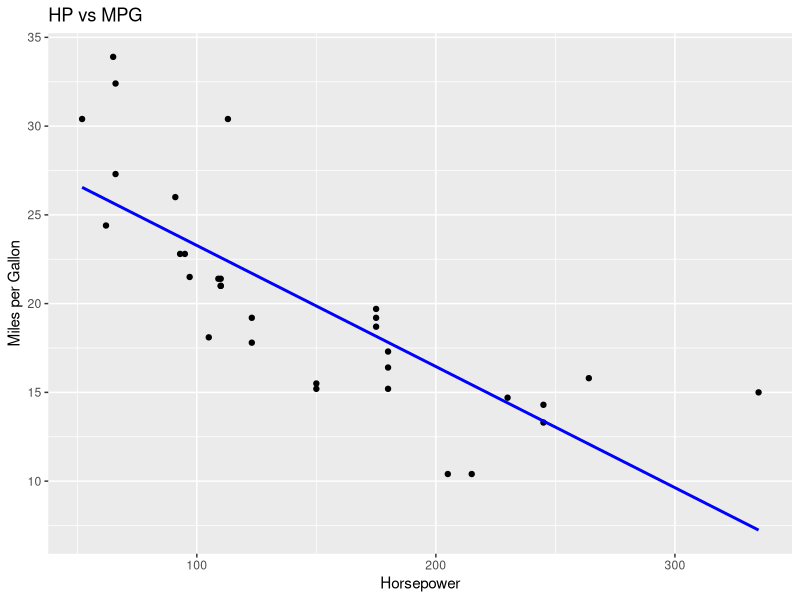
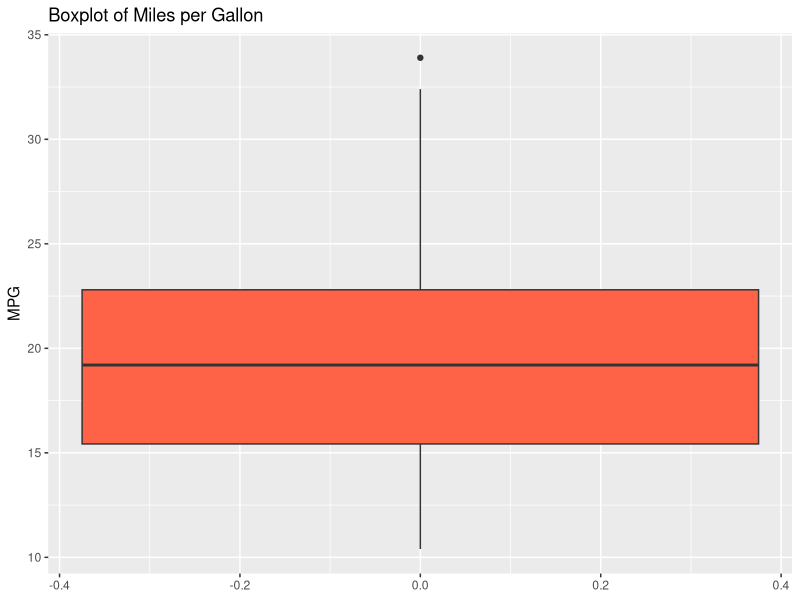
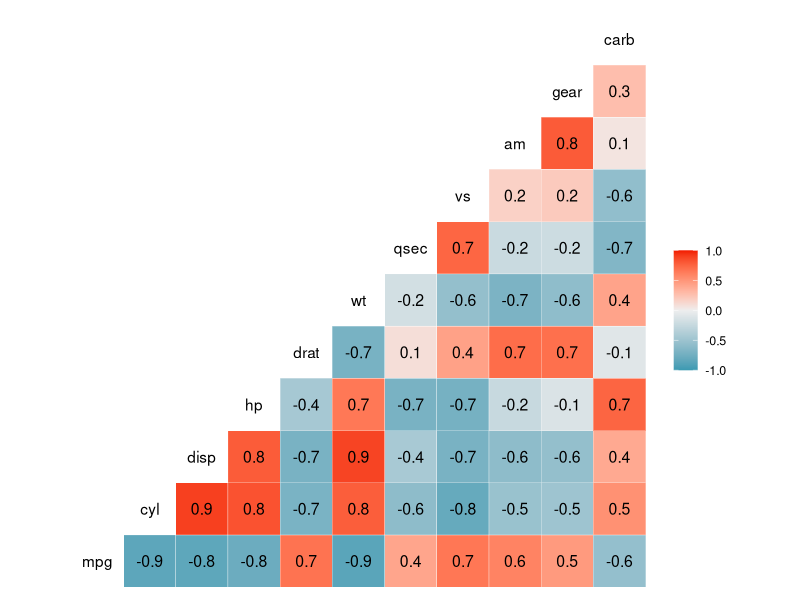

The R source for these figures, in order:
data("mtcars")
head(mtcars)



library(ggplot2)

ggplot(mtcars, aes(x = hp, y = mpg)) +
  geom_point() +
  geom_smooth(method = "lm", se = FALSE, color = "blue") +
  labs(title = "HP vs MPG", x = "Horsepower", y = "Miles per Gallon")


ggplot(mtcars, aes(y = mpg)) +
  geom_boxplot(fill = "tomato") +
  labs(title = "Boxplot of Miles per Gallon", y = "MPG")


library(GGally)
ggcorr(mtcars, label = TRUE)


colSums(is.na(mtcars))


library(dplyr)

mtcars_clean <- na.omit(mtcars)
cat("Total NA values after cleaning:", sum(is.na(mtcars_clean)), "\n")

mtcars_clean <- mtcars_clean[!duplicated(mtcars_clean), ]


mtcars_filtered <- mtcars_clean %>% filter(mpg > 20)

mtcars_selected <- mtcars_filtered %>% select(mpg, hp, wt)

mtcars_mutated <- mtcars_selected %>%
  mutate(power_to_weight = hp / wt)


mtcars_scaled <- mtcars_selected %>%
  mutate(across(c(mpg, hp, wt), ~ scale(.)[,1]))
head(mtcars_scaled)